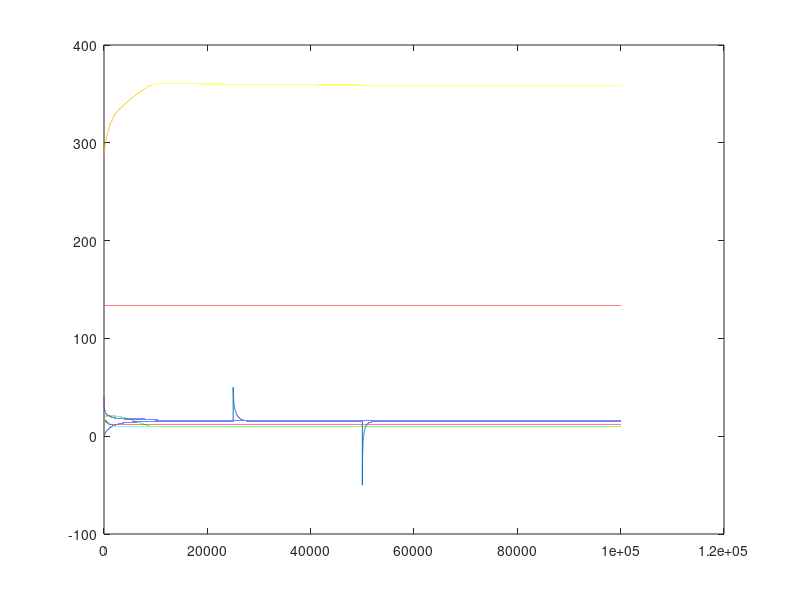

Reproduce this figure in MATLAB. (Note: this script raises an error after producing the figure.)
clc,clear;

theta=0.005;

N=100000;
dt=0.001;

alpha0(1)=0;
alpha1(1)=0;
alpha2(1)=0;
alpha3(1)=0;
alpha4(1)=0;
alpha5(1)=0;
alpha6(1)=0;

beta0(1)=0;
beta1(1)=0;
beta2(1)=0;
beta3(1)=0;
beta4(1)=0;
beta5(1)=0;
beta6(1)=0;

b0=0;
b1=2;
b2=1.75;
b3=1;
b4=3.25;
b5=3;
b6=3;

c0=0.1;
c1=0.00375;
c2=0.00175;
c3=0.0625;
c4=0.008324;
c5=0.025;
c6=0.025;

Pmin1=50;
Pmin2=100;
Pmin3=15;
Pmin4=10;
Pmin5=10;
Pmin6=12;

Pmax1=200;
Pmax2=400;
Pmax3=50;
Pmax4=35;
Pmax5=30;
Pmax6=40;

P0(1)=0;
P1(1)=133.36;
P2(1)=287.98;
P3(1)=40;
P4(1)=20;
P5(1)=15;
P6(1)=17;


for i=1:N
    if i==N/4
        P0(i)=50;
    end
    if i==N/2
        P0(i)=-50;
    end
    if mod(i,30)<10 && mod(i,30)>=0
    w0(i)=b0+2*c0*P0(i);
    w1(i)=b1+2*c1*P1(i)-theta*(1/(P1(i)-Pmin1)-1/(Pmax1-P1(i)));
    w2(i)=b2+2*c2*P2(i)-theta*(1/(P2(i)-Pmin2)-1/(Pmax2-P2(i)));
    w3(i)=b3+2*c3*P3(i)-theta*(1/(P3(i)-Pmin3)-1/(Pmax3-P3(i)));
    w4(i)=b4+2*c4*P4(i)-theta*(1/(P4(i)-Pmin4)-1/(Pmax4-P4(i)));
    w5(i)=b5+2*c5*P5(i)-theta*(1/(P5(i)-Pmin5)-1/(Pmax5-P5(i)));
    w6(i)=b6+2*c6*P6(i)-theta*(1/(P6(i)-Pmin6)-1/(Pmax6-P6(i)));
    
    alpha0(i+1)=alpha0(i)+dt*(w0(i)-w1(i))'*(w0(i)-w1(i));
    alpha1(i+1)=alpha1(i)+dt*(3*w1(i)-w1(i)-w2(i)-w6(i))'*(3*w1(i)-w1(i)-w2(i)-w6(i));
    alpha2(i+1)=alpha2(i)+dt*(4*w2(i)-w1(i)-w3(i)-w5(i)-w6(i))'*(4*w2(i)-w1(i)-w3(i)-w5(i)-w6(i));
    alpha3(i+1)=alpha3(i)+dt*(3*w3(i)-w2(i)-w3(i)-w6(i))'*(3*w3(i)-w2(i)-w3(i)-w6(i));
    alpha4(i+1)=alpha4(i)+dt*(2*w4(i)-w3(i)-w5(i))'*(2*w4(i)-w3(i)-w5(i));
    alpha5(i+1)=alpha5(i)+dt*(3*w5(i)-w4(i)-w6(i)-w2(i))'*(3*w5(i)-w4(i)-w6(i)-w2(i));
    alpha6(i+1)=alpha6(i)+dt*(4*w6(i)-w1(i)-w2(i)-w3(i)-w5(i))'*(4*w6(i)-w1(i)-w2(i)-w3(i)-w5(i));
    
    beta0(i+1)=(w0(i)-w1(i))'*(w0(i)-w1(i));
    beta1(i+1)=(3*w1(i)-w1(i)-w2(i)-w6(i))'*(3*w1(i)-w1(i)-w2(i)-w6(i));
    beta2(i+1)=(4*w2(i)-w1(i)-w3(i)-w5(i)-w6(i))'*(4*w2(i)-w1(i)-w3(i)-w5(i)-w6(i));
    beta3(i+1)=(3*w3(i)-w2(i)-w4(i)-w6(i))'*(3*w3(i)-w2(i)-w4(i)-w6(i));
    beta4(i+1)=(2*w4(i)-w3(i)-w5(i))'*(2*w4(i)-w3(i)-w5(i));
    beta5(i+1)=(3*w5(i)-w4(i)-w6(i)-w2(i))'*(3*w5(i)-w4(i)-w6(i)-w2(i));
    beta6(i+1)=(4*w6(i)-w1(i)-w2(i)-w3(i)-w5(i))'*(4*w6(i)-w1(i)-w2(i)-w3(i)-w5(i));
    
    P0(i+1)=P0(i)+dt*((alpha0(i)+beta0(i))*(-1)*(w0(i)-w1(i)));
    P1(i+1)=P1(i)+dt*((alpha1(i)+beta1(i))*(-1)*(3*w1(i)-w1(i)-w2(i)-w6(i)));
    P2(i+1)=P2(i)+dt*((alpha2(i)+beta2(i))*(-1)*(4*w2(i)-w1(i)-w3(i)-w5(i)-w6(i)));
    P3(i+1)=P3(i)+dt*((alpha3(i)+beta3(i))*(-1)*(3*w3(i)-w2(i)-w4(i)-w6(i)));
    P4(i+1)=P4(i)+dt*((alpha4(i)+beta4(i))*(-1)*(2*w4(i)-w3(i)-w5(i)));
    P5(i+1)=P5(i)+dt*((alpha5(i)+beta5(i))*(-1)*(3*w5(i)-w4(i)-w6(i)-w2(i)));
    P6(i+1)=P6(i)+dt*((alpha6(i)+beta6(i))*(-1)*(4*w6(i)-w1(i)-w2(i)-w3(i)-w5(i)));
    
    elseif mod(i,30)<20 && mod(i,30)>=10
    w0(i)=b0+2*c0*P0(i);
    w1(i)=b1+2*c1*P1(i)-theta*(1/(P1(i)-Pmin1)-1/(Pmax1-P1(i)));
    w2(i)=b2+2*c2*P2(i)-theta*(1/(P2(i)-Pmin2)-1/(Pmax2-P2(i)));
    w3(i)=b3+2*c3*P3(i)-theta*(1/(P3(i)-Pmin3)-1/(Pmax3-P3(i)));
    w4(i)=b4+2*c4*P4(i)-theta*(1/(P4(i)-Pmin4)-1/(Pmax4-P4(i)));
    w5(i)=b5+2*c5*P5(i)-theta*(1/(P5(i)-Pmin5)-1/(Pmax5-P5(i)));
    w6(i)=b6+2*c6*P6(i)-theta*(1/(P6(i)-Pmin6)-1/(Pmax6-P6(i)));
    
    alpha0(i+1)=alpha0(i)+dt*(w0(i)-w1(i))'*(w0(i)-w1(i));
    alpha1(i+1)=alpha1(i)+dt*(2*w1(i)-w1(i)-w6(i))'*(3*w1(i)-w1(i)-w2(i)-w6(i));
    alpha2(i+1)=alpha2(i);
    alpha3(i+1)=alpha3(i)+dt*(3*w3(i)-w2(i)-w3(i)-w6(i))'*(3*w3(i)-w2(i)-w3(i)-w6(i));
    alpha4(i+1)=alpha4(i)+dt*(2*w4(i)-w3(i)-w5(i))'*(2*w4(i)-w3(i)-w5(i));
    alpha5(i+1)=alpha5(i)+dt*(3*w5(i)-w4(i)-w6(i)-w2(i))'*(3*w5(i)-w4(i)-w6(i)-w2(i));
    alpha6(i+1)=alpha6(i)+dt*(4*w6(i)-w1(i)-w2(i)-w3(i)-w5(i))'*(4*w6(i)-w1(i)-w2(i)-w3(i)-w5(i));
    
    beta0(i+1)=(w0(i)-w1(i))'*(w0(i)-w1(i));
    beta1(i+1)=(2*w1(i)-w1(i)-w6(i))'*(2*w1(i)-w1(i)-w6(i));
    beta2(i+1)=0;
    beta3(i+1)=(3*w3(i)-w2(i)-w4(i)-w6(i))'*(3*w3(i)-w2(i)-w4(i)-w6(i));
    beta4(i+1)=(2*w4(i)-w3(i)-w5(i))'*(2*w4(i)-w3(i)-w5(i));
    beta5(i+1)=(3*w5(i)-w4(i)-w6(i)-w2(i))'*(3*w5(i)-w4(i)-w6(i)-w2(i));
    beta6(i+1)=(4*w6(i)-w1(i)-w2(i)-w3(i)-w5(i))'*(4*w6(i)-w1(i)-w2(i)-w3(i)-w5(i));
    
    P0(i+1)=P0(i)+dt*((alpha0(i)+beta0(i))*(-1)*(w0(i)-w1(i)));
    P1(i+1)=P1(i)+dt*((alpha1(i)+beta1(i))*(-1)*(2*w1(i)-w1(i)-w6(i)));
    P2(i+1)=P2(i);
    P3(i+1)=P3(i)+dt*((alpha3(i)+beta3(i))*(-1)*(3*w3(i)-w2(i)-w4(i)-w6(i)));
    P4(i+1)=P4(i)+dt*((alpha4(i)+beta4(i))*(-1)*(2*w4(i)-w3(i)-w5(i)));
    P5(i+1)=P5(i)+dt*((alpha5(i)+beta5(i))*(-1)*(3*w5(i)-w4(i)-w6(i)-w2(i)));
    P6(i+1)=P6(i)+dt*((alpha6(i)+beta6(i))*(-1)*(4*w6(i)-w1(i)-w2(i)-w3(i)-w5(i)));
    
    elseif mod(i,30)<30 && mod(i,30)>=20
    w0(i)=b0+2*c0*P0(i);
    w1(i)=b1+2*c1*P1(i)-theta*(1/(P1(i)-Pmin1)-1/(Pmax1-P1(i)));
    w2(i)=b2+2*c2*P2(i)-theta*(1/(P2(i)-Pmin2)-1/(Pmax2-P2(i)));
    w3(i)=b3+2*c3*P3(i)-theta*(1/(P3(i)-Pmin3)-1/(Pmax3-P3(i)));
    w4(i)=b4+2*c4*P4(i)-theta*(1/(P4(i)-Pmin4)-1/(Pmax4-P4(i)));
    w5(i)=b5+2*c5*P5(i)-theta*(1/(P5(i)-Pmin5)-1/(Pmax5-P5(i)));
    w6(i)=b6+2*c6*P6(i)-theta*(1/(P6(i)-Pmin6)-1/(Pmax6-P6(i)));
    
    alpha0(i+1)=alpha0(i);
    alpha1(i+1)=alpha1(i);
    alpha2(i+1)=alpha2(i)+dt*(3*w2(i)-w3(i)-w5(i)-w6(i))'*(3*w2(i)-w3(i)-w5(i)-w6(i));
    alpha3(i+1)=alpha3(i)+dt*(3*w3(i)-w2(i)-w3(i)-w6(i))'*(3*w3(i)-w2(i)-w3(i)-w6(i));
    alpha4(i+1)=alpha4(i)+dt*(2*w4(i)-w3(i)-w5(i))'*(2*w4(i)-w3(i)-w5(i));
    alpha5(i+1)=alpha5(i)+dt*(3*w5(i)-w4(i)-w6(i)-w2(i))'*(3*w5(i)-w4(i)-w6(i)-w2(i));
    alpha6(i+1)=alpha6(i)+dt*(4*w6(i)-w1(i)-w2(i)-w3(i)-w5(i))'*(4*w6(i)-w1(i)-w2(i)-w3(i)-w5(i));
    
    beta0(i+1)=0;
    beta1(i+1)=0;
    beta2(i+1)=(3*w2(i)-w3(i)-w5(i)-w6(i))'*(3*w2(i)-w3(i)-w5(i)-w6(i));
    beta3(i+1)=(3*w3(i)-w2(i)-w4(i)-w6(i))'*(3*w3(i)-w2(i)-w4(i)-w6(i));
    beta4(i+1)=(2*w4(i)-w3(i)-w5(i))'*(2*w4(i)-w3(i)-w5(i));
    beta5(i+1)=(3*w5(i)-w4(i)-w6(i)-w2(i))'*(3*w5(i)-w4(i)-w6(i)-w2(i));
    beta6(i+1)=(4*w6(i)-w1(i)-w2(i)-w3(i)-w5(i))'*(4*w6(i)-w1(i)-w2(i)-w3(i)-w5(i));
    
    P0(i+1)=P0(i);
    P1(i+1)=P1(i);
    P2(i+1)=P2(i)+dt*((alpha2(i)+beta2(i))*(-1)*(3*w2(i)-w3(i)-w5(i)-w6(i)));
    P3(i+1)=P3(i)+dt*((alpha3(i)+beta3(i))*(-1)*(3*w3(i)-w2(i)-w4(i)-w6(i)));
    P4(i+1)=P4(i)+dt*((alpha4(i)+beta4(i))*(-1)*(2*w4(i)-w3(i)-w5(i)));
    P5(i+1)=P5(i)+dt*((alpha5(i)+beta5(i))*(-1)*(3*w5(i)-w4(i)-w6(i)-w2(i)));
    P6(i+1)=P6(i)+dt*((alpha6(i)+beta6(i))*(-1)*(4*w6(i)-w1(i)-w2(i)-w3(i)-w5(i)));
    
    end
end


figure();
plot(P0);hold on;plot(P1);plot(P2);hold on;plot(P3);hold on;plot(P4);hold on;plot(P5);hold on;plot(P6);
ax = gca;
tick_scale_factor =dt;
ax.XTickLabel = ax.XTick * tick_scale_factor;

figure();
plot(alpha0);hold on;plot(alpha1);plot(alpha2);hold on;plot(alpha3);hold on;plot(alpha4);hold on;plot(alpha5);hold on;plot(alpha6);
ax = gca;
tick_scale_factor =dt;
ax.XTickLabel = ax.XTick * tick_scale_factor;

figure();
plot(beta0);hold on;plot(beta1);plot(beta2);hold on;plot(beta3);hold on;plot(beta4);hold on;plot(beta5);hold on;plot(beta6);
ax = gca;
tick_scale_factor =dt;
ax.XTickLabel = ax.XTick * tick_scale_factor;

figure();
plot(w0);hold on;plot(w1);plot(w2);hold on;plot(w3);hold on;plot(w4);hold on;plot(w5);hold on;plot(w6);
ax = gca;
tick_scale_factor =dt;
ax.XTickLabel = ax.XTick * tick_scale_factor;